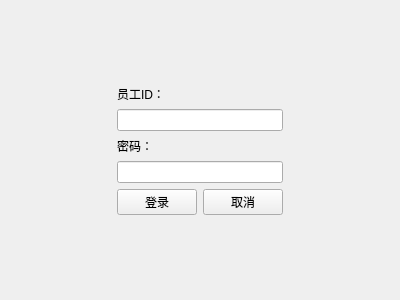
<?xml version="1.0" encoding="UTF-8"?>
<ui version="4.0">
 <class>login</class>
 <widget class="QWidget" name="login">
  <property name="geometry">
   <rect>
    <x>0</x>
    <y>0</y>
    <width>400</width>
    <height>300</height>
   </rect>
  </property>
  <property name="windowTitle">
   <string>登录</string>
  </property>
  <layout class="QHBoxLayout" name="horizontalLayout_2">
   <item>
    <layout class="QGridLayout" name="gridLayout">
     <item row="0" column="0">
      <spacer name="horizontalSpacer">
       <property name="orientation">
        <enum>Qt::Horizontal</enum>
       </property>
       <property name="sizeHint" stdset="0">
        <size>
         <width>40</width>
         <height>20</height>
        </size>
       </property>
      </spacer>
     </item>
     <item row="0" column="1">
      <layout class="QVBoxLayout" name="verticalLayout_3">
       <item>
        <spacer name="verticalSpacer">
         <property name="orientation">
          <enum>Qt::Vertical</enum>
         </property>
         <property name="sizeHint" stdset="0">
          <size>
           <width>20</width>
           <height>40</height>
          </size>
         </property>
        </spacer>
       </item>
       <item>
        <layout class="QVBoxLayout" name="verticalLayout_2">
         <item>
          <layout class="QVBoxLayout" name="verticalLayout">
           <item>
            <widget class="QLabel" name="label">
             <property name="text">
              <string>员工ID：</string>
             </property>
            </widget>
           </item>
           <item>
            <widget class="QLineEdit" name="IDlineEdit"/>
           </item>
           <item>
            <widget class="QLabel" name="label_2">
             <property name="text">
              <string>密码：</string>
             </property>
            </widget>
           </item>
           <item>
            <widget class="QLineEdit" name="pwdlineEdit">
             <property name="echoMode">
              <enum>QLineEdit::Password</enum>
             </property>
            </widget>
           </item>
          </layout>
         </item>
         <item>
          <layout class="QHBoxLayout" name="horizontalLayout">
           <item>
            <widget class="QPushButton" name="onButton">
             <property name="text">
              <string>登录</string>
             </property>
            </widget>
           </item>
           <item>
            <widget class="QPushButton" name="offButton">
             <property name="text">
              <string>取消</string>
             </property>
            </widget>
           </item>
          </layout>
         </item>
        </layout>
       </item>
       <item>
        <spacer name="verticalSpacer_2">
         <property name="orientation">
          <enum>Qt::Vertical</enum>
         </property>
         <property name="sizeHint" stdset="0">
          <size>
           <width>20</width>
           <height>40</height>
          </size>
         </property>
        </spacer>
       </item>
      </layout>
     </item>
     <item row="0" column="2">
      <spacer name="horizontalSpacer_2">
       <property name="orientation">
        <enum>Qt::Horizontal</enum>
       </property>
       <property name="sizeHint" stdset="0">
        <size>
         <width>40</width>
         <height>20</height>
        </size>
       </property>
      </spacer>
     </item>
    </layout>
   </item>
  </layout>
 </widget>
 <resources/>
 <connections/>
</ui>
